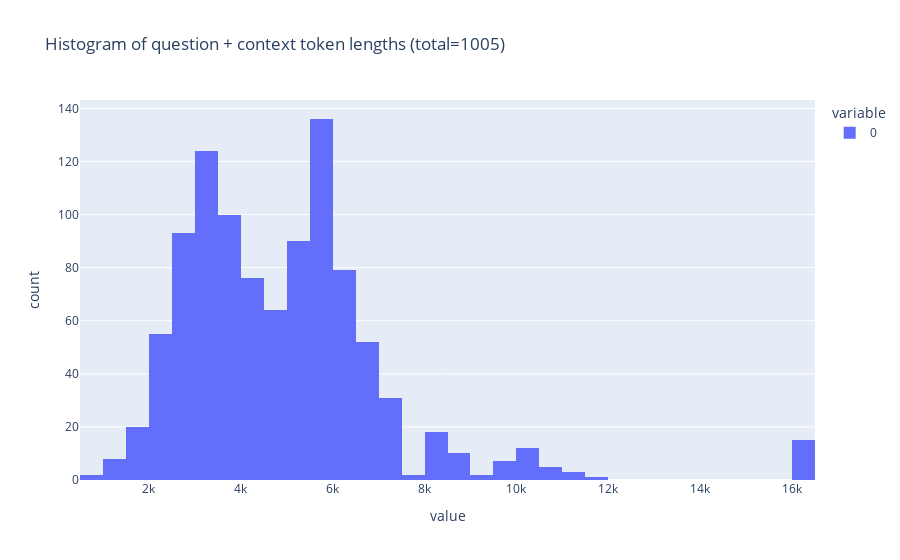

Source (notebook cell):
### Code cell
# plot histogram of full_text lengths
question_token_lengths = []
for question in val_questions:
    question_token_lengths.append(len(question['question_with_context']))
    
px.histogram(question_token_lengths, title=f'Histogram of question + context token lengths (total={len(question_token_lengths)})')

### Figure 1 — Plotly figure (JSON) as saved in the notebook; plotly's stock layout.template omitted (floating-point values rounded to 4 significant figures; data arrays with more than 128 entries replaced by an {"elided": "..."} marker saying what was removed)
{"data": [{"alignmentgroup": "True", "bingroup": "x", "hovertemplate": "variable=0<br>value=%{x}<br>count=%{y}<extra></extra>", "legendgroup": "0", "marker": {"color": "#636efa", "pattern": {"shape": ""}}, "name": "0", "offsetgroup": "0", "orientation": "v", "showlegend": true, "type": "histogram", "x": {"elided": "1005 int values"}, "xaxis": "x", "yaxis": "y"}], "layout": {"barmode": "relative", "legend": {"title": {"text": "variable"}, "tracegroupgap": 0}, "title": {"text": "Histogram of question + context token lengths (total=1005)"}, "xaxis": {"anchor": "y", "domain": [0, 1], "title": {"text": "value"}}, "yaxis": {"anchor": "x", "domain": [0, 1], "title": {"text": "count"}}}}
